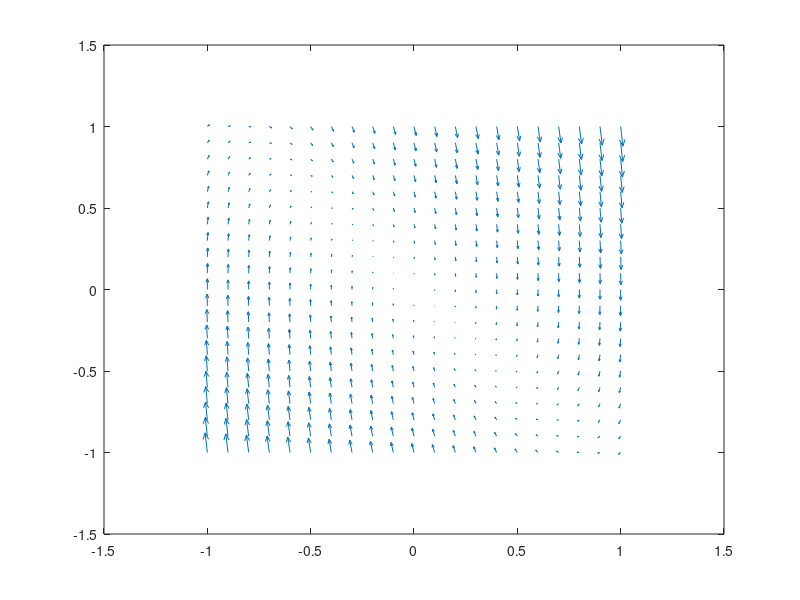

Source code (MATLAB):
clc; clear; close all; format compact; 
    
    [x1, x2] = meshgrid(-1 : 0.1 : 1, -1 : 0.1 : 1);
    
    x1dot = x2;
    x2dot = -5*x2 - 6*x1;
    
    quiver(x1, x2, x1dot, x2dot);